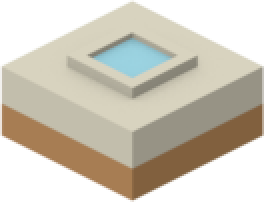
#> input picture assets/roads/EMPTY.png, 132 x 101 px (shown 2 times larger)
$ python mask.py --path .
#> lines starting #> are read from the running program, lines starting #| are printed output that depends on the picture
import argparse
from PIL import Image
from pathlib import Path

def replace_colors(image_path, new_image_path):
    image = Image.open(image_path)
#> image is the input picture: PIL image 132x101 RGBA; mean R, G, B, A 122.7, 116, 101.4, 167.6
    image = image.convert("RGB")
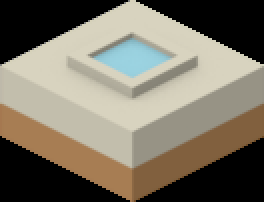
#> image: PIL image 132x101 RGB (shown 2 times larger); mean R, G, B 122.7, 116, 101.4
    width, height = image.size
#> width = 132; height = 101

    for x in range(width):
        for y in range(height):
            r, g, b = image.getpixel((x, y))

            if (r == g == b) and (70 < r < 120):
                image.putpixel((x,y), (0,0,0))
                continue

            image.putpixel((x, y), (255, 255, 255))
#> image: PIL image 132x101 RGB; every value is 255

    image.convert("RGB").save(new_image_path)

def main():
	parser = argparse.ArgumentParser(description="Mask generator")
	parser.add_argument("--path", help="Path to directory with road images")

	args = parser.parse_args()

	directory = Path(args.path)

	for file in directory.iterdir():
		if file.is_file():
			if file.suffix == '.png':
				if 'mask' in file.stem:
					continue

				file_path = file.resolve()
				new_file_path = file_path.with_name(f"{file.stem}_mask{file.suffix}")
				replace_colors(file_path, new_file_path)

if __name__ == "__main__":
	main()
